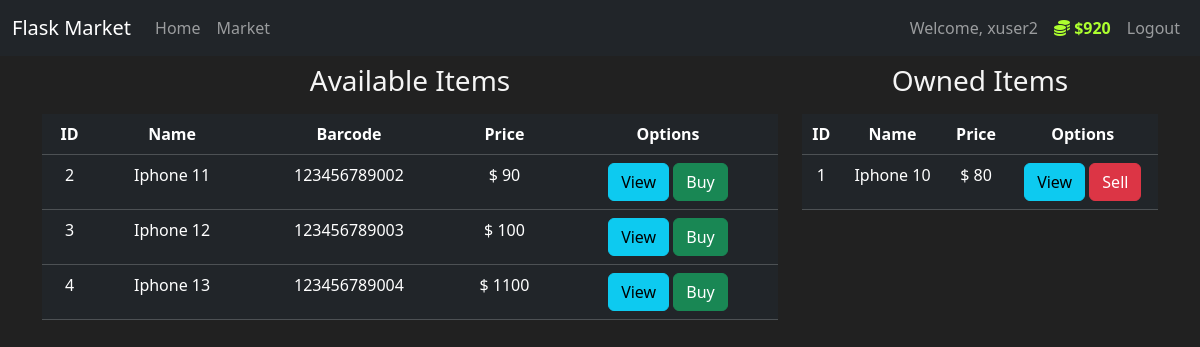
Page /market (signed in) on the committed database.
### market/models.py (models this page shows, shortened)
class User(db.Model,UserMixin):
    id = db.Column(db.Integer(),primary_key=True)
    username = db.Column(db.String(length=30), nullable=False, unique=True)
    email_address =db.Column(db.String(length=50), nullable=False, unique=True)
    password_hash = db.Column(db.String(length=60), nullable=False)
    budget = db.Column(db.Integer(),nullable=False,default=1000)
    items = db.relationship('Item',backref='owned_user',lazy=True)
    @property
    def beautiful_budget(self):
        if(len(str(self.budget))>3):
            return str(self.budget)[:-3]+','+str(self.budget)[-3:]
        else :
            return str(self.budget)
    @property
    def password(self):
        return self.password

class Item(db.Model):
    id = db.Column(db.Integer(), primary_key=True)
    name = db.Column(db.String(length=80), unique=True, nullable=False, primary_key=False)
    price = db.Column(db.Integer, nullable=False)
    barcode = db.Column(db.String(length=12), unique=True, nullable=False)
    description = db.Column(db.String(length=1024), unique=True, nullable=False)
    owner = db.Column(db.Integer(), db.ForeignKey('user.id'))

### market/routes.py (the view, shortened to what this page needs)
@app.route('/market',methods=['GET','POST'])
@login_required
def market_page():
    items = Item.query.filter_by(owner=None)
    purchase_form = PurchaseItemForm()
    sell_form = SellItemForm()
    if request.method=='GET':
        return render_template('market.html',items=items, purchase_form = purchase_form,sell_form=sell_form)

### market/models.py (called while the page is built)
@login_manager.user_loader
def load_user(user_id):
    return User.query.get(int(user_id))

### market/templates/market.html (shortened to what this page needs)
{% extends 'base.html' %}
{% block content %}
<div class="container">
    <div class="row">
        <div class="col-8">
            <h1 class="text-center h3 mt-2">Available Items</h1>
            <table class="table table-dark table-hover mt-3 text-center">
                <thead>
                    <tr>
                        <th scope="col">ID</th>
                        <th scope="col">Name</th>
                        <th scope="col">Barcode</th>
                        <th scope="col">Price</th>
                        <th scope="col">Options</th>
                    </tr>
                </thead>
                <tbody>
                    {% for item in items %}
                    <tr>
                        <td>{{item.id}}</td>
                        <td>{{item.name}}</td>
                        <td>{{item.barcode}}</td>
                        <td>$ {{item.price}}</td>
                        <td>
                            <button class="btn btn-info" type="button" data-bs-toggle="modal" data-bs-target="#more_info_{{item.id}}">View</button>
                            <button class="btn btn-success" type="button" data-bs-toggle="modal" data-bs-target="#confirm_purchase_{{item.id}}">Buy</button>
                        </td>
                    </tr>
                    {% endfor %}
                </tbody>
            </table>
        </div>
        <div class="col">
            <h1 class="text-center h3 mt-2">Owned Items</h1>
            <table class="table table-dark table-hover mt-3 text-center" >
                {% if current_user.items : %}
                <thead>
                    <tr>
                        <th scope="col">ID</th>
                        <th scope="col">Name</th>
                        <th scope="col">Price</th>
                        <th scope="col">Options</th>
                    </tr>
                </thead>
                {% else %}
                <p>You don't own any item.</p>
                {% endif %}
                <tbody>
                    {% for item in current_user.items %}
                    <tr>
                        <td>{{item.id}}</td>
                        <td>{{item.name}}</td>
                        <td>$ {{item.price}}</td>
                        <td>
                            <button class="btn btn-info" type="button" data-bs-toggle="modal" data-bs-target="#more_info_{{item.id}}">View</button>
                            <button class="btn btn-danger" type="button" data-bs-toggle="modal" data-bs-target="#confirm_sell_{{item.id}}">Sell</button>
                        </td>
                    </tr>
                    {% endfor %}
                </tbody>
            </table>
        </div>
    </div>
</div>
{% endblock %}

### market/templates/base.html (shortened to what this page needs)
<!doctype html>
<html lang="en">
<head>
    <link href="https://cdn.jsdelivr.net/npm/bootstrap@5.3.3/dist/css/bootstrap.min.css" rel="stylesheet"
>
    <link rel="stylesheet" href="https://cdnjs.cloudflare.com/ajax/libs/font-awesome/6.0.0-beta3/css/all.min.css">
</head>
<body>
    <nav class="navbar navbar-expand-lg navbar-dark bg-dark">
        <div class="container-fluid">
            <a class="navbar-brand" href="#">Flask Market</a>
            <div class="collapse navbar-collapse" id="navbarSupportedContent">
                <ul class="navbar-nav me-auto mb-2 mb-lg-0">
                    <li class="nav-item">
                        <a class="nav-link" href="{{ url_for('home_page') }}">Home</a>
                    </li>
                    <li class="nav-item">
                        <a class="nav-link" href="{{ url_for('market_page') }}">Market</a>
                    </li>
                </ul>
                {% if current_user.is_authenticated %}
                <ul class="navbar-nav mb-2 mb-lg-0">
                    <li class="nav-item">
                        <a class="nav-link" > Welcome, {{current_user.username}} </a>
                    </li>
                    <li class="nav-item">
                        <a class="nav-link fw-bold" style="color: greenyellow;">
                            <i class="fas fa-coins"></i>
                            ${{ current_user.beautiful_budget }}
                        </a>
                    </li>
                    <li class="nav-item">
                        <a class="nav-link" href="{{url_for('logout_page')}}">Logout</a>
                    </li>
                </ul>
                {% endif %}
            </div>
        </div>
    </nav>
    {% block content %}
    {% endblock %}
</body>
</html>

### market/templates/base.html (style rules this page uses)
body { background-color: #212121; color: #f5f5f5; }

### rows in the picture
User: username "xuser2", beautiful_budget "920"
Item: id "2", name "Iphone 11", barcode "123456789002", price "90"
Item: id "3", name "Iphone 12", barcode "123456789003", price "100"
Item: id "4", name "Iphone 13", barcode "123456789004", price "1100"
Item: id "1", name "Iphone 10", price "80"
